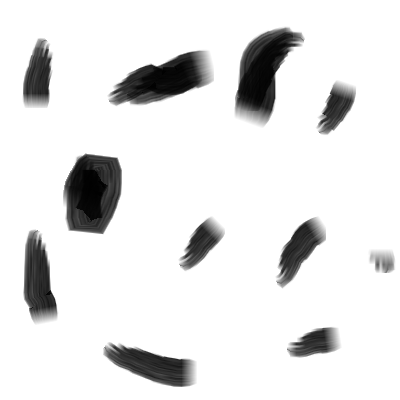
#> input picture grid5.png, 400 x 400 px
$ python final_path_planner.py
#> lines starting #> are read from the running program, lines starting #| are printed output that depends on the picture; after the words box and inside, x2 and y2 are one past the last pixel; in counts of white or black regions, pixels touching at a corner belong together
import numpy as np
import cv2

import matplotlib.pyplot as plt
from queue import PriorityQueue

def create_occupancy_grid_from_image(image_path, threshold=128):
#> called with image_path = 'grid5.png', threshold = 128
    image = cv2.imread(image_path, cv2.IMREAD_GRAYSCALE)
#> image is the input picture: shape (400, 400); min 1, max 255, mean 229
    _, thresholded = cv2.threshold(image, threshold, 255, cv2.THRESH_BINARY)
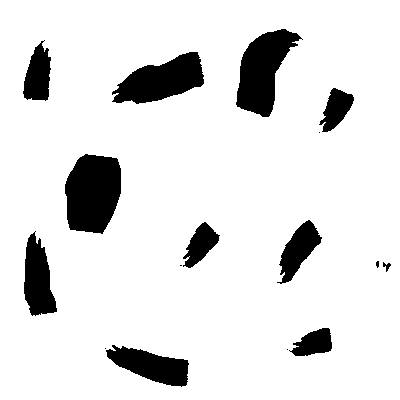
#> thresholded: shape (400, 400); 88.5% white; 16 black regions (5 under 20 px), largest, box (x1, y1, x2, y2) and area: (65, 154, 121, 234) 3611, (236, 29, 303, 117) 3165, (112, 52, 204, 104) 2853

    #thresholded = cv2.bitwise_not(thresholded)

    occupancy_grid = thresholded // 255

    return occupancy_grid,image

# Example usage:
image_path = "grid5.png"

start = (350, 50)
goal = (50,350)

# A* search function
def a_star_search(occupancy_grid, start, goal):
#> called with start = (350, 50), goal = (50, 350)
    def heuristic(cell, goal):
        return abs(cell[0] - goal[0]) + abs(cell[1] - goal[1])

    open_set = PriorityQueue()
    open_set.put((0, start))
    came_from = {}
    g_score = {cell: float('inf') for cell in np.ndindex(occupancy_grid.shape)}
    g_score[start] = 0

    while not open_set.empty():
        _, current = open_set.get()

        if current == goal:
            path = reconstruct_path(came_from, current)
            return path

        for small_step_x, small_step_y in [(1, 0), (-1, 0), (0, 1), (0, -1)]:
            x, y = current[0] + small_step_x, current[1] + small_step_y

            if 0 <= x < occupancy_grid.shape[1] and 0 <= y < occupancy_grid.shape[0] and occupancy_grid[y, x] == 1:
                tentative_g_score = g_score[current] + 1

                if tentative_g_score < g_score[(x, y)]:
                    came_from[(x, y)] = current
                    g_score[(x, y)] = tentative_g_score
                    f_score = tentative_g_score + heuristic((x, y), goal)
                    open_set.put((f_score, (x, y)))

    return None

# A function to reconstruct the path from the goal to the start
def reconstruct_path(came_from, current):
    path = [current]
    while current in came_from:
        current = came_from[current]
        path.insert(0, current)
    return path

occupancy_grid,image = create_occupancy_grid_from_image(image_path)

path_found = a_star_search(occupancy_grid, start, goal)
#> path_found = 601 pairs, first value 50 to 350, second value 50 to 350

if path_found:
    print("Path found:")
    for cell in path_found:
        print(cell)
#> this loop made 601 passes
#> cell on passes 1 to 3: (350, 50), (349, 50), (348, 50)
#| (350, 50)
#| (349, 50)
#| (348, 50)
#| (347, 50)
#| (346, 50)
#| (345, 50)
#| (344, 50)
#| (343, 50)
#> (further printed lines are left out)
else:
    print("No path found")
    plt.imshow(occupancy_grid, cmap='gray', origin='lower')
    plt.plot(start[0], start[1], 'go', label='Start')
    plt.plot(goal[0], goal[1], 'ro', label='Goal')
    plt.legend()
    plt.title("Occupancy Grid without Path")
    plt.grid(True)
    plt.show()


plt.imshow(image, cmap='gray', origin='lower')
plt.colorbar()
plt.plot(start[0], start[1], 'go', label='Start')
plt.plot(goal[0], goal[1], 'ro', label='Goal')
plt.legend()
plt.title("Original Image")
plt.grid(True)
plt.show()
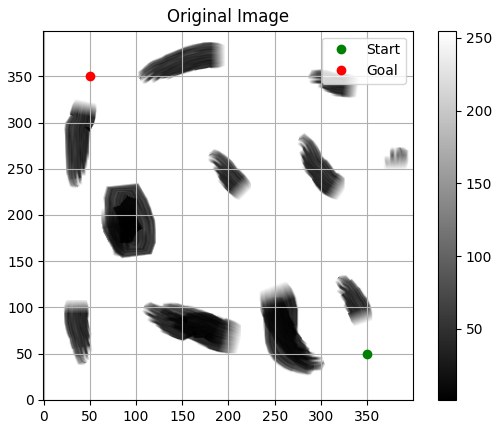
#> figure drawn by matplotlib, 2 panels


plt.imshow(occupancy_grid, cmap='gray', origin='lower')
plt.colorbar()
plt.plot([cell[0] for cell in path_found], [cell[1] for cell in path_found], marker='o', markersize=4, color='blue', label='Path')
plt.plot(start[0], start[1], 'go', label='Start')
plt.plot(goal[0], goal[1], 'ro', label='Goal')
plt.legend()
plt.title("Occupancy Grid with Path")
plt.grid(True)
plt.show()
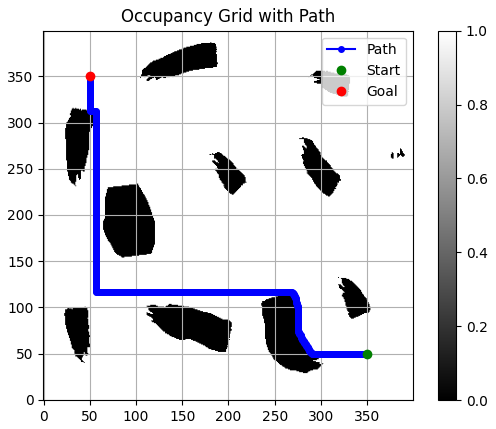
#> figure drawn by matplotlib, 2 panels

$ run again, with grid1.png copied over grid5.png
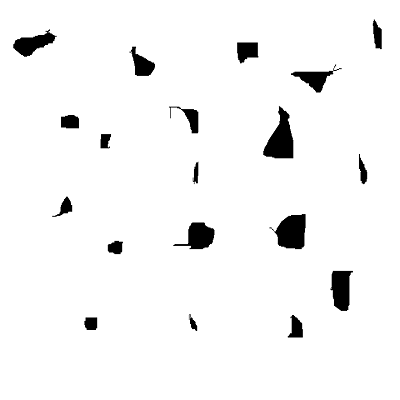
#> input picture grid1.png, 400 x 400 px
#> in create_occupancy_grid_from_image, image is the input picture: shape (400, 400); min 0, max 255, mean 244.6
#> in create_occupancy_grid_from_image, `_, thresholded = cv2.threshold(image, threshold, 255, cv2.THRESH_BINARY)`:
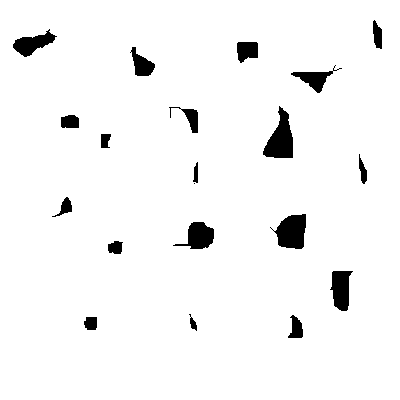
#> thresholded: shape (400, 400); 95.9% white; 20 black regions (1 under 20 px), largest, box (x1, y1, x2, y2) and area: (263, 106, 293, 158) 901, (270, 214, 306, 249) 847, (330, 271, 353, 311) 636
#> path_found = 601 pairs, first value 50 to 350, second value 50 to 350
#> the loop `for cell in path_found:` made 601 passes
#> cell on passes 1 to 3: (350, 50), (349, 50), (348, 50)
#> (printed output is left out)
#> `plt.show()`:
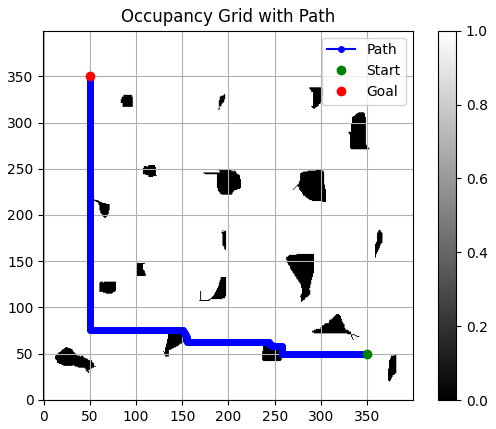
#> figure drawn by matplotlib, 2 panels
